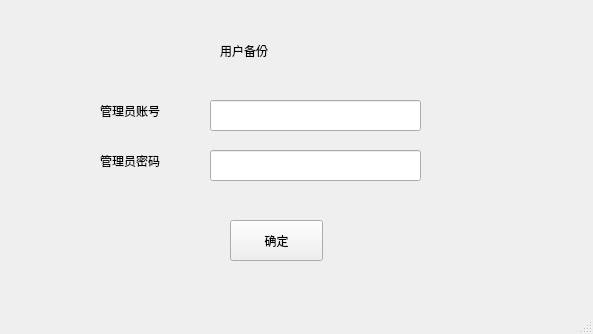
<?xml version="1.0" encoding="UTF-8"?>
<ui version="4.0">
 <class>BackUps</class>
 <widget class="QMainWindow" name="BackUps">
  <property name="geometry">
   <rect>
    <x>0</x>
    <y>0</y>
    <width>593</width>
    <height>334</height>
   </rect>
  </property>
  <property name="windowTitle">
   <string>MainWindow</string>
  </property>
  <widget class="QWidget" name="centralwidget">
   <widget class="QLabel" name="label">
    <property name="geometry">
     <rect>
      <x>220</x>
      <y>30</y>
      <width>141</width>
      <height>41</height>
     </rect>
    </property>
    <property name="styleSheet">
     <string notr="true">font: 20pt &quot;隶书&quot;;</string>
    </property>
    <property name="text">
     <string>用户备份</string>
    </property>
   </widget>
   <widget class="QLabel" name="label_2">
    <property name="geometry">
     <rect>
      <x>100</x>
      <y>100</y>
      <width>91</width>
      <height>21</height>
     </rect>
    </property>
    <property name="styleSheet">
     <string notr="true">font: 10pt &quot;黑体&quot;;</string>
    </property>
    <property name="text">
     <string>管理员账号</string>
    </property>
   </widget>
   <widget class="QLabel" name="label_3">
    <property name="geometry">
     <rect>
      <x>100</x>
      <y>150</y>
      <width>91</width>
      <height>21</height>
     </rect>
    </property>
    <property name="styleSheet">
     <string notr="true">font: 10pt &quot;黑体&quot;;</string>
    </property>
    <property name="text">
     <string>管理员密码</string>
    </property>
   </widget>
   <widget class="QPushButton" name="pushButton">
    <property name="geometry">
     <rect>
      <x>230</x>
      <y>220</y>
      <width>93</width>
      <height>41</height>
     </rect>
    </property>
    <property name="cursor">
     <cursorShape>PointingHandCursor</cursorShape>
    </property>
    <property name="styleSheet">
     <string notr="true">font: 12pt &quot;黑体&quot;;</string>
    </property>
    <property name="text">
     <string>确定</string>
    </property>
   </widget>
   <widget class="QLineEdit" name="account">
    <property name="geometry">
     <rect>
      <x>210</x>
      <y>100</y>
      <width>211</width>
      <height>31</height>
     </rect>
    </property>
   </widget>
   <widget class="QLineEdit" name="password">
    <property name="geometry">
     <rect>
      <x>210</x>
      <y>150</y>
      <width>211</width>
      <height>31</height>
     </rect>
    </property>
   </widget>
  </widget>
  <widget class="QMenuBar" name="menubar">
   <property name="geometry">
    <rect>
     <x>0</x>
     <y>0</y>
     <width>593</width>
     <height>26</height>
    </rect>
   </property>
  </widget>
  <widget class="QStatusBar" name="statusbar"/>
 </widget>
 <resources/>
 <connections/>
</ui>
